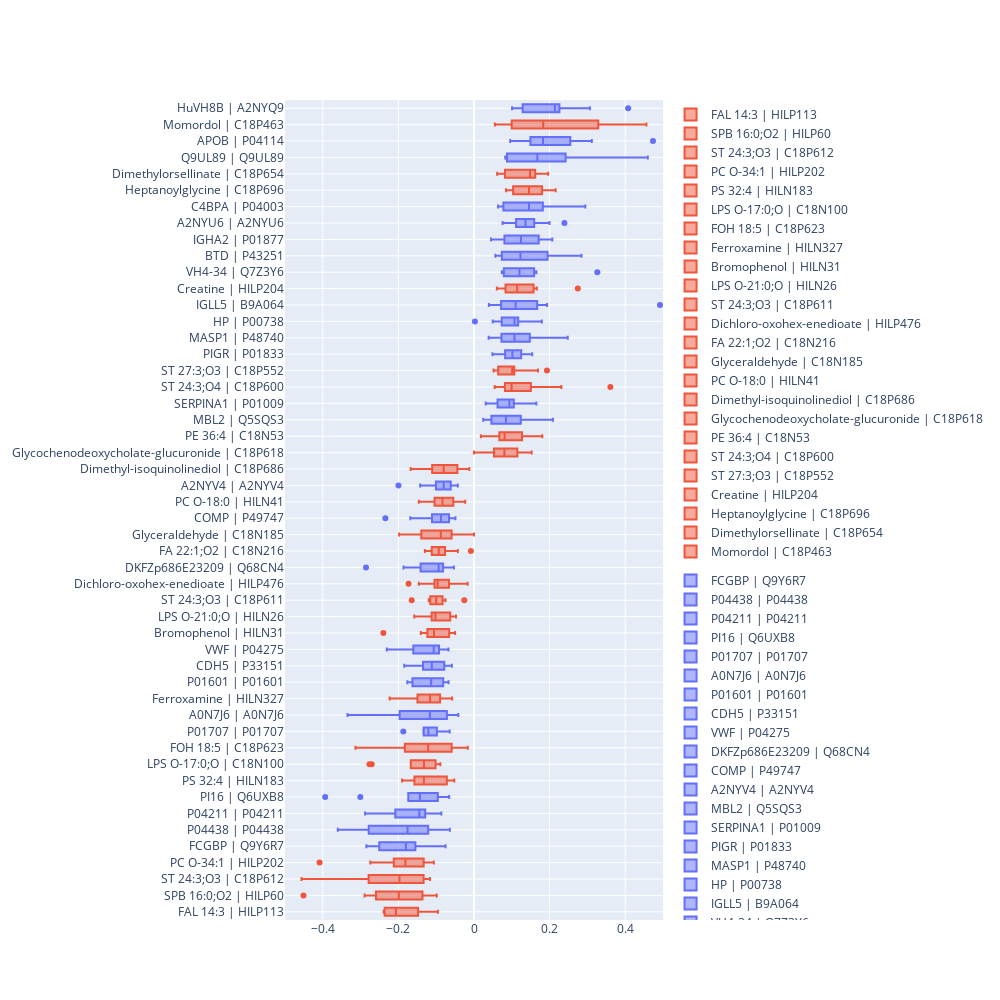

Notebook code cell kept with this figure:
### Code cell
topN = 50
omic = 'qm'

fig = go.Figure()

tmp = Mcoefs[omic][
    np.intersect1d(
        MCscore[omic].sort_values('medianAbs', ascending=False).index[0:topN],
        MCscore[omic].index[MCscore[omic].sig]
    )
]

tmp = tmp[tmp.median().sort_values().index]

[
    fig.add_trace(go.Box(
        x=coefs,
        name=f"{shortName.loc[feature, 'shortName']} | {feature}",
        marker_color=palette[0] if shortName.loc[feature, 'type']=='q' else palette[1],
        legendgroup=0 if shortName.loc[feature, 'type']=='q' else 1
    ))
    for feature, coefs in tmp.items()
]

fig.update_xaxes(range=(-0.5,0.5))
fig.update_yaxes(showgrid=True)
fig.update_layout(height=1000, width=1000)
fig.show()

with open('Coef_distribution.html', 'w') as f:
    f.write(fig.to_html(full_html=False, include_plotlyjs='cdn', default_height='50%', default_width='80%'))

### Figure 1 — Plotly figure (JSON) as saved in the notebook; plotly's stock layout.template omitted (floating-point values rounded to 4 significant figures)
{"data": [{"legendgroup": "1", "marker": {"color": "#EF553B"}, "name": "FAL 14:3 | HILP113", "type": "box", "x": [-0.1585, -0.1997, -0.2389, -0.09549, -0.2367, -0.2364, -0.148, -0.2134, -0.2285, -0.1107]}, {"legendgroup": "1", "marker": {"color": "#EF553B"}, "name": "SPB 16:0;O2 | HILP60", "type": "box", "x": [-0.1363, -0.2255, -0.1724, -0.1019, -0.2593, -0.2895, -0.164, -0.2267, -0.4511, -0.09846]}, {"legendgroup": "1", "marker": {"color": "#EF553B"}, "name": "ST 24:3;O3 | C18P612", "type": "box", "x": [-0.1826, -0.2788, -0.2502, -0.1164, -0.3122, -0.2117, -0.1302, -0.1776, -0.4564, -0.1333]}, {"legendgroup": "1", "marker": {"color": "#EF553B"}, "name": "PC O-34:1 | HILP202", "type": "box", "x": [-0.1938, -0.1709, -0.1332, -0.1064, -0.2122, -0.2742, -0.1554, -0.1922, -0.4086, -0.1313]}, {"legendgroup": "0", "marker": {"color": "#636EFA"}, "name": "FCGBP | Q9Y6R7", "type": "box", "x": [-0.1889, -0.1551, -0.2519, -0.09108, -0.2506, -0.2351, -0.1715, -0.1642, -0.2847, -0.07528]}, {"legendgroup": "0", "marker": {"color": "#636EFA"}, "name": "P04438 | P04438", "type": "box", "x": [-0.223, -0.1258, -0.1564, -0.06384, -0.2785, -0.3173, -0.121, -0.1952, -0.3603, -0.09498]}, {"legendgroup": "0", "marker": {"color": "#636EFA"}, "name": "P04211 | P04211", "type": "box", "x": [-0.1291, -0.1413, -0.1693, -0.08636, -0.2499, -0.2082, -0.1334, -0.1478, -0.2882, -0.0864]}, {"legendgroup": "0", "marker": {"color": "#636EFA"}, "name": "PI16 | Q6UXB8", "type": "box", "x": [-0.1371, -0.09577, -0.1491, -0.06567, -0.1738, -0.3008, -0.1268, -0.1692, -0.3937, -0.08865]}, {"legendgroup": "1", "marker": {"color": "#EF553B"}, "name": "PS 32:4 | HILN183", "type": "box", "x": [-0.1276, -0.1307, -0.1394, -0.05215, -0.1576, -0.1903, -0.07188, -0.1343, -0.1746, -0.05804]}, {"legendgroup": "1", "marker": {"color": "#EF553B"}, "name": "LPS O-17:0;O | C18N100", "type": "box", "x": [-0.1199, -0.1017, -0.1449, -0.08897, -0.2707, -0.1634, -0.1127, -0.1672, -0.2765, -0.09136]}, {"legendgroup": "1", "marker": {"color": "#EF553B"}, "name": "FOH 18:5 | C18P623", "type": "box", "x": [-0.1488, -0.03381, -0.1058, -0.0713, -0.01642, -0.2136, -0.1369, -0.1829, -0.3135, -0.05901]}, {"legendgroup": "0", "marker": {"color": "#636EFA"}, "name": "P01707 | P01707", "type": "box", "x": [-0.104, -0.1339, -0.1331, -0.06435, -0.1871, -0.1185, -0.1232, -0.09828, -0.1295, -0.07289]}, {"legendgroup": "0", "marker": {"color": "#636EFA"}, "name": "A0N7J6 | A0N7J6", "type": "box", "x": [-0.1091, -0.1145, -0.1189, -0.05738, -0.1968, -0.2005, -0.07172, -0.1474, -0.3347, -0.04148]}, {"legendgroup": "1", "marker": {"color": "#EF553B"}, "name": "Ferroxamine | HILN327", "type": "box", "x": [-0.1241, -0.1087, -0.149, -0.06908, -0.1614, -0.1496, -0.08967, -0.09842, -0.2232, -0.05778]}, {"legendgroup": "0", "marker": {"color": "#636EFA"}, "name": "P01601 | P01601", "type": "box", "x": [-0.1628, -0.121, -0.08152, -0.07683, -0.163, -0.1485, -0.09032, -0.1056, -0.1764, -0.06725]}, {"legendgroup": "0", "marker": {"color": "#636EFA"}, "name": "CDH5 | P33151", "type": "box", "x": [-0.1349, -0.1845, -0.09424, -0.05854, -0.1182, -0.1454, -0.1051, -0.07538, -0.12, -0.0786]}, {"legendgroup": "0", "marker": {"color": "#636EFA"}, "name": "VWF | P04275", "type": "box", "x": [-0.1563, -0.09838, -0.06755, -0.09247, -0.1074, -0.1757, -0.1059, -0.1606, -0.2308, -0.07799]}, {"legendgroup": "1", "marker": {"color": "#EF553B"}, "name": "Bromophenol | HILN31", "type": "box", "x": [-0.09215, -0.1234, -0.06572, -0.05363, -0.1087, -0.1408, -0.103, -0.1192, -0.2398, -0.04999]}, {"legendgroup": "1", "marker": {"color": "#EF553B"}, "name": "LPS O-21:0;O | HILN26", "type": "box", "x": [-0.1001, -0.05532, -0.1116, -0.07244, -0.112, -0.1296, -0.0629, -0.1041, -0.1581, -0.04749]}, {"legendgroup": "1", "marker": {"color": "#EF553B"}, "name": "ST 24:3;O3 | C18P611", "type": "box", "x": [-0.1157, -0.02572, -0.09755, -0.08311, -0.1027, -0.1199, -0.07529, -0.1144, -0.1649, -0.08803]}, {"legendgroup": "1", "marker": {"color": "#EF553B"}, "name": "Dichloro-oxohex-enedioate | HILP476", "type": "box", "x": [-0.1044, -0.1732, -0.08352, -0.06265, -0.01685, -0.1459, -0.09737, -0.09464, -0.1042, -0.06626]}, {"legendgroup": "0", "marker": {"color": "#636EFA"}, "name": "DKFZp686E23209 | Q68CN4", "type": "box", "x": [-0.08558, -0.09407, -0.0819, -0.09571, -0.05308, -0.1865, -0.09319, -0.1414, -0.2857, -0.0589]}, {"legendgroup": "1", "marker": {"color": "#EF553B"}, "name": "FA 22:1;O2 | C18N216", "type": "box", "x": [-0.13, -0.008301, -0.09105, -0.07652, -0.04273, -0.1118, -0.09743, -0.1234, -0.09537, -0.08501]}, {"legendgroup": "1", "marker": {"color": "#EF553B"}, "name": "Glyceraldehyde | C18N185", "type": "box", "x": [-0.1394, 0, -0.0454, -0.06894, -0.09559, -0.1475, -0.08102, -0.09451, -0.1981, -0.05922]}, {"legendgroup": "0", "marker": {"color": "#636EFA"}, "name": "COMP | P49747", "type": "box", "x": [-0.07551, -0.1685, -0.06606, -0.04916, -0.09461, -0.1111, -0.08505, -0.08922, -0.2345, -0.04981]}, {"legendgroup": "1", "marker": {"color": "#EF553B"}, "name": "PC O-18:0 | HILN41", "type": "box", "x": [-0.1099, -0.09169, -0.02315, -0.05471, -0.1045, -0.1461, -0.07531, -0.09626, -0.03867, -0.05691]}, {"legendgroup": "0", "marker": {"color": "#636EFA"}, "name": "A2NYV4 | A2NYV4", "type": "box", "x": [-0.1007, -0.0553, -0.0833, -0.04287, -0.07711, -0.1425, -0.07451, -0.08943, -0.1998, -0.06162]}, {"legendgroup": "1", "marker": {"color": "#EF553B"}, "name": "Dimethyl-isoquinolinediol | C18P686", "type": "box", "x": [-0.0439, -0.1336, -0.06824, -0.04207, -0.01239, -0.08995, -0.08747, -0.1107, -0.1675, -0.07293]}, {"legendgroup": "1", "marker": {"color": "#EF553B"}, "name": "Glycochenodeoxycholate-glucuronide | C18P618", "type": "box", "x": [0.1148, 0.1338, 0.075, 0.05287, 0.1525, 0.06478, 0.08597, 0.1065, 0, 0.04712]}, {"legendgroup": "1", "marker": {"color": "#EF553B"}, "name": "PE 36:4 | C18N53", "type": "box", "x": [0.08554, 0.1295, 0.07398, 0.05928, 0.01823, 0.1272, 0.06709, 0.1013, 0.1807, 0.0762]}, {"legendgroup": "0", "marker": {"color": "#636EFA"}, "name": "MBL2 | Q5SQS3", "type": "box", "x": [0.09716, 0.06718, 0.03851, 0.07165, 0.02446, 0.1237, 0.09988, 0.1453, 0.2089, 0.04604]}, {"legendgroup": "0", "marker": {"color": "#636EFA"}, "name": "SERPINA1 | P01009", "type": "box", "x": [0.1079, 0.08497, 0.03099, 0.06227, 0.104, 0.1026, 0.06983, 0.1053, 0.165, 0.03983]}, {"legendgroup": "1", "marker": {"color": "#EF553B"}, "name": "ST 24:3;O4 | C18P600", "type": "box", "x": [0.1059, 0.08589, 0.0929, 0.06394, 0.1128, 0.231, 0.08189, 0.1504, 0.3607, 0.05467]}, {"legendgroup": "1", "marker": {"color": "#EF553B"}, "name": "ST 27:3;O3 | C18P552", "type": "box", "x": [0.1066, 0.1051, 0.1044, 0.05167, 0.09781, 0.1694, 0.05279, 0.09155, 0.1929, 0.06405]}, {"legendgroup": "0", "marker": {"color": "#636EFA"}, "name": "PIGR | P01833", "type": "box", "x": [0.1216, 0.154, 0.1248, 0.08231, 0.04873, 0.1179, 0.08525, 0.08125, 0.1438, 0.08289]}, {"legendgroup": "0", "marker": {"color": "#636EFA"}, "name": "MASP1 | P48740", "type": "box", "x": [0.1214, 0.08296, 0.1377, 0.06684, 0.1712, 0.1476, 0.07268, 0.0929, 0.2479, 0.03875]}, {"legendgroup": "0", "marker": {"color": "#636EFA"}, "name": "HP | P00738", "type": "box", "x": [0.1158, 0.1054, 0.002469, 0.04947, 0.1374, 0.1049, 0.1169, 0.109, 0.1796, 0.07335]}, {"legendgroup": "0", "marker": {"color": "#636EFA"}, "name": "IGLL5 | B9A064", "type": "box", "x": [0.143, 0.06366, 0.07477, 0.03933, 0.1661, 0.1932, 0.0772, 0.1672, 0.492, 0.07165]}, {"legendgroup": "1", "marker": {"color": "#EF553B"}, "name": "Creatine | HILP204", "type": "box", "x": [0.1576, 0.11, 0.1057, 0.06054, 0.1185, 0.1663, 0.08333, 0.141, 0.2747, 0.0699]}, {"legendgroup": "0", "marker": {"color": "#636EFA"}, "name": "VH4-34 | Q7Z3Y6", "type": "box", "x": [0.1591, 0.07488, 0.1353, 0.07356, 0.1049, 0.1562, 0.09959, 0.1651, 0.3263, 0.07904]}, {"legendgroup": "0", "marker": {"color": "#636EFA"}, "name": "BTD | P43251", "type": "box", "x": [0.1718, 0.1946, 0.0811, 0.0736, 0.09235, 0.2843, 0.05651, 0.1533, 0.2104, 0.06335]}, {"legendgroup": "0", "marker": {"color": "#636EFA"}, "name": "IGHA2 | P01877", "type": "box", "x": [0.04513, 0.1178, 0.1825, 0.05174, 0.1712, 0.134, 0.08434, 0.1309, 0.2073, 0.08049]}, {"legendgroup": "0", "marker": {"color": "#636EFA"}, "name": "A2NYU6 | A2NYU6", "type": "box", "x": [0.1522, 0.1593, 0.1352, 0.0756, 0.1213, 0.1373, 0.1113, 0.1998, 0.2393, 0.0926]}, {"legendgroup": "0", "marker": {"color": "#636EFA"}, "name": "C4BPA | P04003", "type": "box", "x": [0.1575, 0.07184, 0.2115, 0.07772, 0.1821, 0.141, 0.09518, 0.1501, 0.2945, 0.06351]}, {"legendgroup": "1", "marker": {"color": "#EF553B"}, "name": "Heptanoylglycine | C18P696", "type": "box", "x": [0.1173, 0.1801, 0.1027, 0.08479, 0.216, 0.1782, 0.1685, 0.1227, 0.1881, 0.1036]}, {"legendgroup": "1", "marker": {"color": "#EF553B"}, "name": "Dimethylorsellinate | C18P654", "type": "box", "x": [0.1738, 0.1616, 0.1457, 0.06127, 0.1514, 0.1963, 0.0819, 0.1093, 0.1619, 0.06243]}, {"legendgroup": "0", "marker": {"color": "#636EFA"}, "name": "Q9UL89 | Q9UL89", "type": "box", "x": [0.2423, 0.1463, 0.08724, 0.08262, 0.189, 0.2507, 0.08295, 0.2056, 0.4598, 0.09243]}, {"legendgroup": "0", "marker": {"color": "#636EFA"}, "name": "APOB | P04114", "type": "box", "x": [0.1918, 0.2137, 0.1733, 0.09578, 0.2548, 0.3117, 0.1493, 0.1728, 0.4735, 0.1086]}, {"legendgroup": "1", "marker": {"color": "#EF553B"}, "name": "Momordol | C18P463", "type": "box", "x": [0.1425, 0.203, 0.1632, 0.07056, 0.3289, 0.3517, 0.09972, 0.2066, 0.4562, 0.05518]}, {"legendgroup": "0", "marker": {"color": "#636EFA"}, "name": "HuVH8B | A2NYQ9", "type": "box", "x": [0.2133, 0.226, 0.2201, 0.1008, 0.2033, 0.3066, 0.1286, 0.2146, 0.4079, 0.1048]}], "layout": {"height": 1000, "width": 1000, "xaxis": {"range": [-0.5, 0.5]}, "yaxis": {"showgrid": true}}}
